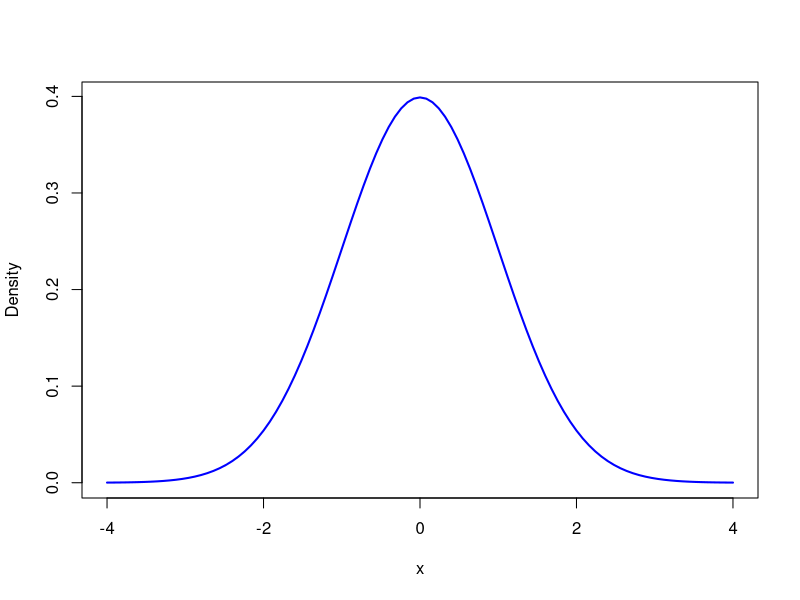

Write R code to recreate this figure.
## ---- chunk 1
#| echo: false
#| label: fig-gaussian
#| fig-cap: Gaussian Distribution
#| out-width: 75%
# Plot a standard normal distribution (mean = 0, sd = 1)
curve(dnorm(x, mean = 0, sd = 1), 
      from = -4, to = 4, 
      col = "blue", lwd = 2,
      ylab = "Density", 
      main = "")
